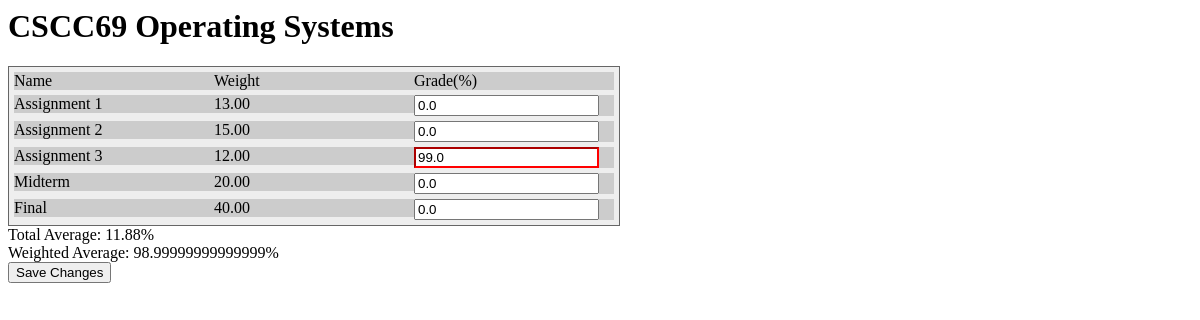
The page /courses/9/ on the database as committed earlier.
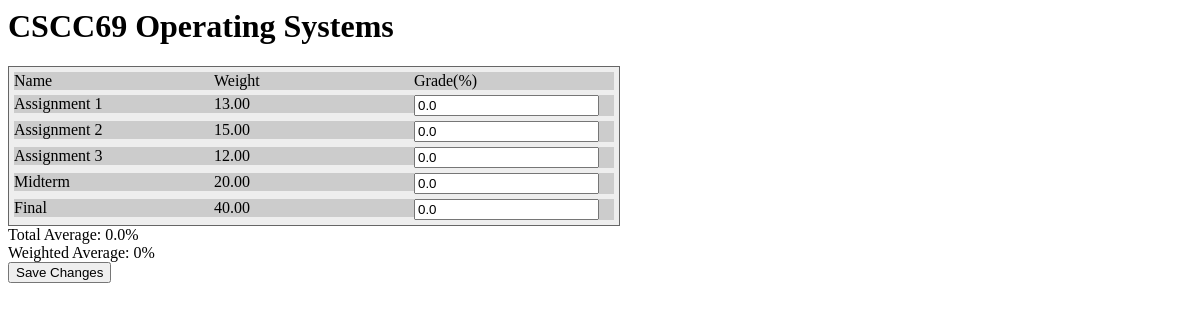
The same page on the database as committed later.
### courses/models.py (models this page shows, shortened)
class Course(models.Model):
    course_code = models.CharField(max_length=20)
    course_name = models.CharField(max_length=200)
    start_date = models.DateTimeField('course starting date')
    def validate_weight(self):
        weight = 0.0
        assessments = Assessment.objects.filter(course=self)
        for assessment in assessments:
            weight += float(assessment.weight)
        return (weight == 100.0)
    def getTotalAverage(self):
        if not Course.validate_weight(self):
            return 0.0
        mark = 0.0
        assessments = Assessment.objects.filter(course=self)
        for asm in assessments:
            grades = Grade.objects.filter(assessment=asm)
            weight = asm.weight/asm.components
            for grade in grades:
                mark += float(grade.mark) * float(weight) / 100
        return mark
    def getWeightedAverage(self):
        if not Course.validate_weight(self):
            return 0.0
        mark = 0.0
        availableMark = 0.0
        assessments = Assessment.objects.filter(course=self)
        for asm in assessments:
            grades = Grade.objects.filter(assessment=asm)
            weight = asm.weight/asm.components
            for grade in grades:
                if grade.mark > 0:
                    availableMark += float(weight)
                mark += (float(grade.mark)/100) * float(weight)
        if not availableMark: return 0
        return mark/availableMark * 100

class Assessment(models.Model):
    course = models.ForeignKey(Course, on_delete=models.CASCADE)
    name = models.CharField(max_length=100)
    components = models.IntegerField(default=1)
    weight = models.DecimalField(decimal_places=2, max_digits=4)

class Grade(models.Model):
    assessment = models.ForeignKey(Assessment, on_delete=models.CASCADE)
    mark = models.FloatField(default=0.0)
    component = models.IntegerField(default=1)

### courses/views.py (the view)
# urls.py: path('<int:pk>/', views.DetailView.as_view(), name='detail'),
class DetailView(generic.DetailView):
    model = Course
    template_name = 'courses/detail.html'
    def get_queryset(self):
        return Course.objects.filter(start_date__lte=timezone.now())

### courses/templatetags/courses_extra.py (called while the page is built)
@register.filter
def getMark(assessment_id, c):
    a = Assessment.objects.get(pk=assessment_id)
    try:
        return float(a.grade_set.get(component=c).mark)
    except(Grade.DoesNotExist):
        return 0.0

@register.filter
def getTotalAverage(course_id):
    c = Course.objects.get(pk=course_id)
    return c.getTotalAverage()

@register.filter
def getWeightedAverage(course_id):
    c = Course.objects.get(pk=course_id)
    return c.getWeightedAverage()

### courses/templates/courses/detail.html (shortened to what this page needs)
<h1>{{ course.course_code }} {{course.course_name}}</h1>
{% load static %}
{% load courses_extra %}
<link rel="stylesheet" type="text/css" href="{% static 'courses/detail.css' %}">
<form action="{% url 'courses:set_grade' course.id %}" method="post">
<div class="table">
    <div class="row">
        <div class="cell">Name</div>
        <div class="cell">Weight</div>
        <div class="cell">Grade(%)</div>
    </div>
    {% for assessment in course.assessment_set.all %}
        {% if assessment.components > 1 %}
            {% for i in 1|filter_range:assessment.components %}
                <div class="row">
                    <div class="cell">{{assessment.name}} {{i}}</div>
                    <div class="cell">{{assessment.weight|div:assessment.components}}</div>
                    <div class="cell">
                        <input type="text" name="{{assessment.id}}_{{i}}"
                        value="{{assessment.id|getMark:i}}" required pattern="([0-100]*\.?[0-9]+)"/>
                    </div>
                </div>
            {% endfor %}
        {% else%}
            <div class="row">
                <div class="cell">{{assessment.name}}</div>
                <div class="cell">{{assessment.weight}}</div>
                <div class="cell">
                    <input type="text" name="{{assessment.id}}_1"
                    value="{{assessment.id|getMark:1}}" required pattern="([0-100]*\.?[0-9]+)"/>
                </div>
            </div>
        {% endif %}
    {% endfor %}
</div>
<div class = "average">
    <div class="total">Total Average: {{course.id|getTotalAverage}}%</div>
    <div class="weighted">Weighted Average: {{course.id|getWeightedAverage}}%</div>
</div>
<input type="submit" value="Save Changes">
</form>

### courses/static/courses/detail.css (style rules this page uses)
.table { display: table; width: auto; background-color: #eee; border: 1px solid #666666; border-spacing: 5px; }
.row { display: table-row; width: auto; clear: both; }
.cell { float: left; display: table-column; width: 200px; background-color: #ccc; }

Rows that differ between the two databases and show on the page:
changed through a linked row, Course "CSCC69": id|getTotalAverage "11.88" → "0.0"; id|getWeightedAverage "98.99999999999999" → "0"
changed through a linked row, Assessment "Assignment 3": id|getMark "99.0" → "0.0"
